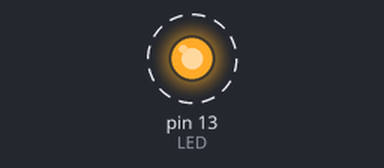
Simulated run of this sketch. Board: Arduino Uno, built with avr-gcc and run on an emulated ATmega328P. Parts: output pins drawn as LEDs (lit = HIGH). Dashed ring = blinking.

Above: at 0.05 s.
Timing chart, 0 to 3.0 s (numbered marks = the images above):
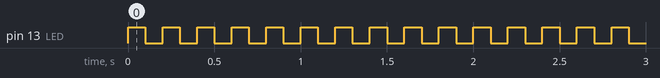

The sketch:

LEDs.ino
```cpp
int LED = 13;

void setup() {
  // put your setup code here, to run once:
  pinMode(LED, OUTPUT);
}

void loop() {
  // put your main code here, to run repeatedly:
  for(int x = 0; x < 6; x++) {
    digitalWrite(LED, HIGH);
    delay(100);
    digitalWrite(LED, LOW);
    delay(100);
  }
  delay(00);
}
```

Measured:
- by itself, pin 13 (LED): alternates HIGH for 0.10 s and LOW for 0.10 s
